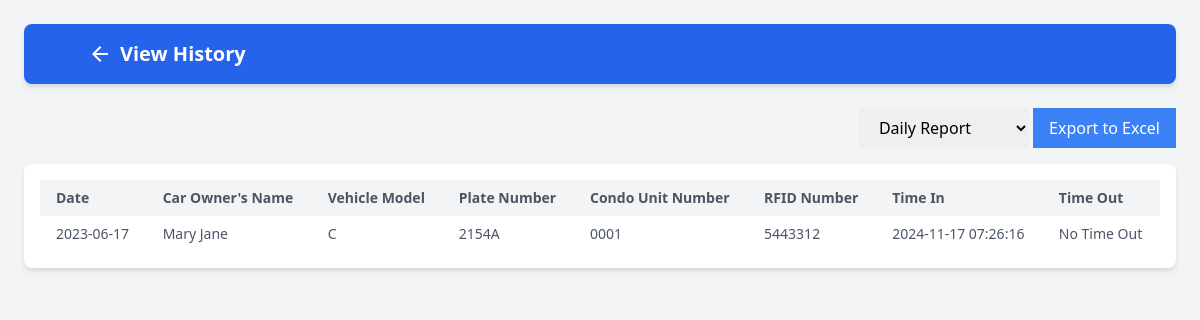
Page /admin/view_record.php?carID=12 on the earlier database version.
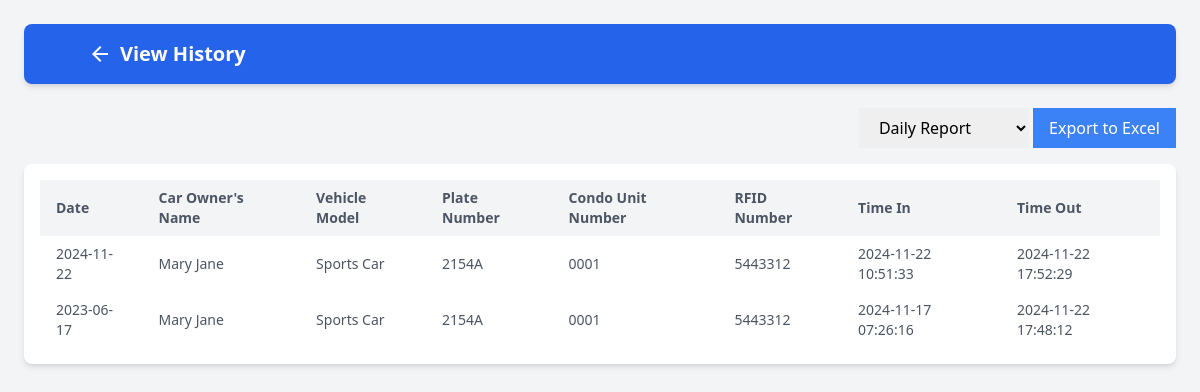
Same page on the later database version.
### tables this page shows
CREATE TABLE `time_logs` (
  `time_id` int(11) NOT NULL,
  `time_car_id` int(11) NOT NULL,
  `time_date` date NOT NULL,
  `time_in` datetime NOT NULL,
  `time_out` datetime DEFAULT NULL
);

CREATE TABLE `cars` (
  `car_id` int(11) NOT NULL,
  `carName` varchar(60) NOT NULL,
  `carType` varchar(60) NOT NULL,
  `plateNumber` varchar(60) NOT NULL,
  `condo` varchar(60) NOT NULL,
  `RFID` varchar(60) NOT NULL,
  `CarImage` varchar(255) NOT NULL,
  `cctImage` varchar(255) NOT NULL,
  `carStatus` int(11) NOT NULL DEFAULT 1 COMMENT '0=archive, 1=active'
);

### backend/db.php (called while the page is built, shortened)
<?php
class db_connect
{
    public $host = db_host;
    public $user = db_user;
    public $pass = db_pass;
    public $name = db_name;
    public function connect()
    {
        try {
            $this->conn = new mysqli($this->host, $this->user, $this->pass, $this->name);
        } catch (\Throwable $th) {
            header("Location:setup.php");
        }
    }
}

### backend/class.php (called while the page is built, shortened)
<?php
include ('db.php');
class global_class extends db_connect
{
    public function fetch_all_logHistory($carId) {
        $query = "SELECT * FROM `time_logs`
            LEFT JOIN cars
            ON cars.car_id = time_logs.time_car_id
            WHERE `time_car_id` = $carId
            ORDER BY time_logs.time_date DESC";
        $result = $this->conn->query($query);
        return $result;
    }
}
?>

### admin/view_record.php (the view, shortened to what this page needs)
<?php
include('../backend/class.php');
include "component/header.php";
$db = new global_class();
$carId = $_GET['carID'];
?>
<div class="flex justify-end mb-4">
    <form method="GET" action="../function/export_report.php">
        <select name="report_type" class="px-4 py-2">
            <option value="daily">Daily Report</option>
        </select>
        <button type="submit" class="bg-blue-500 text-white px-4 py-2">Export to Excel</button>
    </form>
</div>
<div class="overflow-x-auto bg-white shadow-md rounded-lg p-4">
    <table class="min-w-full table-auto">
        <thead class="bg-gray-100">
            <tr>
                <th class="px-4 py-2 text-left text-sm font-semibold text-gray-600">Date</th>
                <th class="px-4 py-2 text-left text-sm font-semibold text-gray-600">Car Owner's Name</th>
                <th class="px-4 py-2 text-left text-sm font-semibold text-gray-600">Vehicle Model</th>
                <th class="px-4 py-2 text-left text-sm font-semibold text-gray-600">Plate Number</th>
                <th class="px-4 py-2 text-left text-sm font-semibold text-gray-600">Condo Unit Number</th>
                <th class="px-4 py-2 text-left text-sm font-semibold text-gray-600">RFID Number</th>
                <th class="px-4 py-2 text-left text-sm font-semibold text-gray-600">Time In</th>
                <th class="px-4 py-2 text-left text-sm font-semibold text-gray-600">Time Out</th>
            </tr>
        </thead>
    <tbody>
        <?php
            $fetch_all_logHistory = $db->fetch_all_logHistory($carId);
            foreach ($fetch_all_logHistory as $logs):
        ?>
            <tr>
                <td class="px-4 py-2 text-sm text-gray-600"><?= $logs['time_date'] ?></td>
                <td class="px-4 py-2 text-sm text-gray-600"><?= $logs['carName'] ?></td>
                <td class="px-4 py-2 text-sm text-gray-600"><?= $logs['carType'] ?></td>
                <td class="px-4 py-2 text-sm text-gray-600"><?= $logs['plateNumber'] ?></td>
                <td class="px-4 py-2 text-sm text-gray-600"><?= $logs['condo'] ?></td>
                <td class="px-4 py-2 text-sm text-gray-600"><?= $logs['RFID'] ?></td>
                <td class="px-4 py-2 text-sm text-gray-600"><?= $logs['time_in'] ?></td>
                <td class="px-4 py-2 text-sm text-gray-600">
                    <?= $logs['time_out'] ? $logs['time_out'] : 'No Time Out' ?>
                </td>
            </tr>
        <?php endforeach; ?>
    </tbody>
    </table>
</div>
</body>
</html>

### admin/component/header.php (shortened to what this page needs)
<!DOCTYPE html>
<html lang="en">
<head>
    <link href="https://cdn.jsdelivr.net/npm/tailwindcss@2.2.19/dist/tailwind.min.css" rel="stylesheet">
    <link rel="stylesheet" href="https://cdnjs.cloudflare.com/ajax/libs/AlertifyJS/1.13.1/css/alertify.css" />
</head>
<body class="bg-gray-100 p-6">
<?php
$url = $_SERVER['REQUEST_URI'];
$parsedUrl = parse_url($url);
$filename = basename($parsedUrl['path']);
if ($filename === "view_record.php") {
    $title = "View History";
    $icon = "<i class='material-icons mr-2'>arrow_back</i>";
}
?>
<nav class="bg-blue-600 text-white p-4 mb-6 rounded-lg shadow-md">
    <div class="container mx-auto flex justify-between items-center">
        <a href="dashboard.php" class="text-xl font-bold flex items-center">
            <?= $icon ?>
            <?= $title ?>
        </a>
    </div>
</nav>
</body>
</html>

Differences in the rows shown:
added time_logs: time_date "2024-11-22", time_car.carName "Mary Jane", time_car.carType "Sports Car", time_car.plateNumber "2154A", time_car.condo "0001", time_car.RFID "5443312", time_in "2024-11-22 10:51:33", time_out "2024-11-22 17:52:29"
changed time_logs (number 2 of 2 on the later page): time_car.carType "C" → "Sports Car"; time_out (not shown) → "2024-11-22 17:48:12"; no longer shows "No Time Out"
